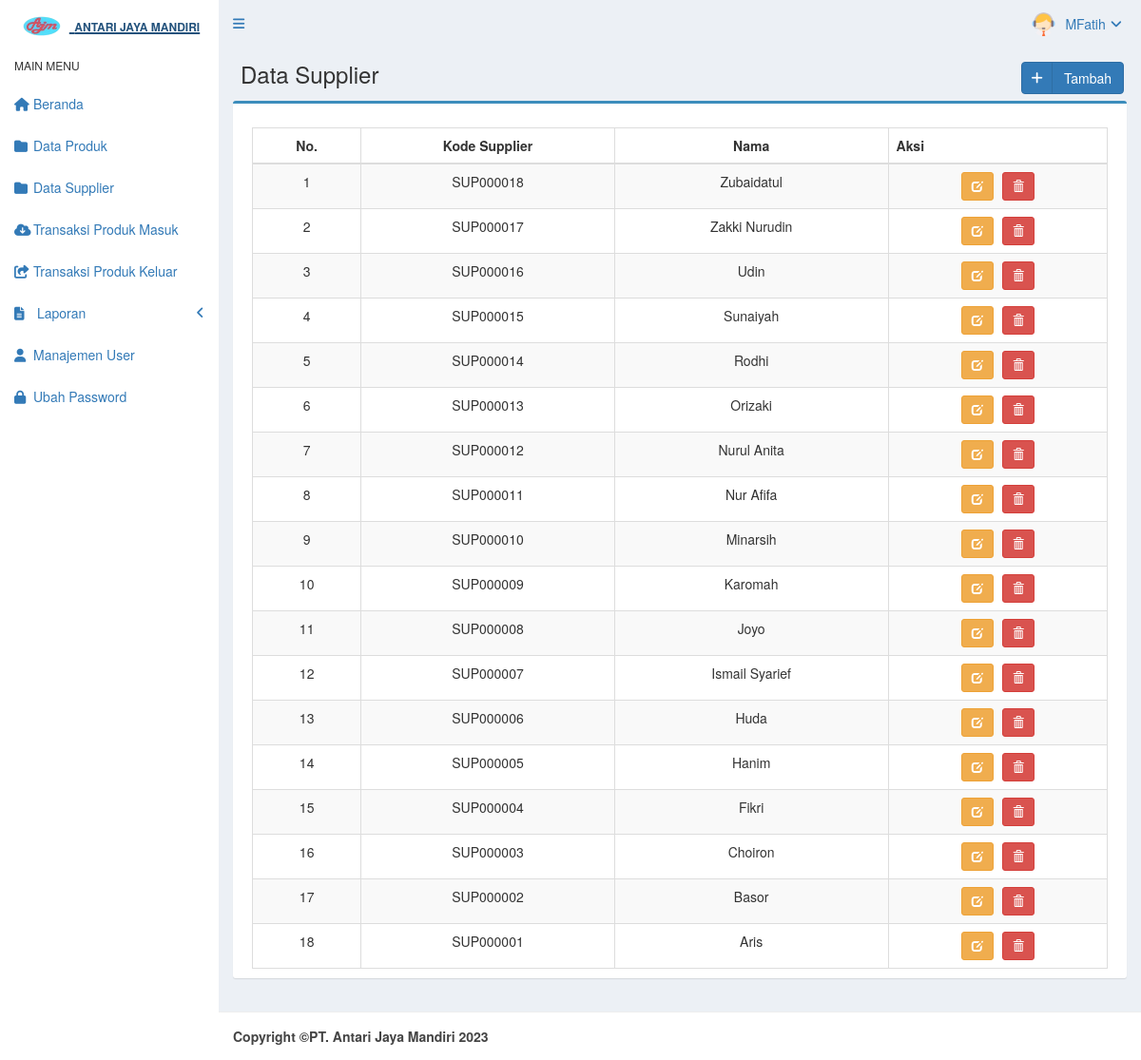
Screenshot of /main.php?module=supplier (signed in) with the database file from the repository.
### tables this page shows
CREATE TABLE `tb_user` (
  `id_user` int(5) NOT NULL,
  `username` varchar(50) NOT NULL,
  `password` varchar(50) NOT NULL,
  `nama_user` varchar(50) NOT NULL,
  `telepon` char(13) DEFAULT NULL,
  `foto` varchar(100) DEFAULT NULL,
  `hak_akses` enum('operasional','administrator','','') NOT NULL,
  `status` enum('aktif','blokir') NOT NULL DEFAULT 'aktif',
  `created_at` timestamp NOT NULL DEFAULT current_timestamp(),
  `updated_at` timestamp NOT NULL DEFAULT current_timestamp() ON UPDATE current_timestamp()
);

CREATE TABLE `tb_supplier` (
  `kd_supplier` char(9) NOT NULL DEFAULT '',
  `nama_supplier` varchar(50) NOT NULL,
  `alamat_supplier` varchar(50) NOT NULL,
  `no_hp` char(12) NOT NULL
);

### modules/supplier/view.php (the view, shortened to what this page needs)
<section class="content-header">
	<h1>
		<i class="fa fa-folder-o icon-title"></i>Data Supplier
		<a class="btn btn-primary btn-social pull-right" href="?module=form_supplier&form=add" title="Tambah Data" data-toggle="tooltip">
			<i class="fa fa-plus"></i>Tambah
		</a>
	</h1>
</section>
<section class="content">
	<div class="row">
		<div class="col-md-12">
			 <div class="box box-primary">
			 	<div class="box-body">
			 		<table id="dataTables1" class="table table-bordered table-striped table-hover">
			 			<thead>
			 				<tr>
			 					<th class="center">No.</th>
			 					<th class="center">Kode Supplier</th>
			 					<th class="center">Nama</th>
			 					<th>Aksi</th>
			 				</tr>
			 			</thead>
			 			<tbody>
			 				<?php
			 					$no=1;
			 					$query = mysqli_query($mysqli, "SELECT kd_supplier,nama_supplier,alamat_supplier,no_hp FROM tb_supplier ORDER BY kd_supplier DESC") or die('Ada kesalahan pada query tampil data supplier: '.mysqli_error($mysqli));
			 					while($data = mysqli_fetch_assoc($query)){
			 					echo "<tr>
			 							<td width='30' class='center'>$no</td>
			 							<td width='80' class='center'>$data[kd_supplier]</td>
			 							<td width='100' class='center'>$data[nama_supplier]</td>
			 							<td class='center' width='80'>
			 								<div>
			 									<a data-toggle='tooltip' data-placement='top' title='Ubah' style='margin-right:5px' class='btn btn-warning btn-sm' href='?module=form_supplier&form=edit&id=$data[kd_supplier]'>
			 										<i style='color:#fff' class='glyphicon glyphicon-edit'></i>
			 									</a>";
			 				 ?>
			 				 	<a data-toggle="tooltip" data-placement="top" title="Hapus" class="btn btn-danger btn-sm" href="modules/supplier/proses.php?act=delete&id=<?php echo $data['kd_supplier']; ?>" onclick="return confirm('Anda yakin ingin menghapus supplier <?php echo $data['nama_supplier']; ?> ?');">
			 				 		<i style="color:#fff" class="glyphicon glyphicon-trash"></i>
			 				 	</a>
			 				<?php
			 					echo "</div>
			 							</td>
			 						</tr>";
			 						$no++;
				 					}
			 				 ?>
			 			</tbody>
			 		</table>
			 	</div>
			 </div>
		</div>
	</div>
</section>

### main.php (shortened to what this page needs)
 <!DOCTYPE html>
 <html>
 <head>
    <link href="assets/css/AdminLTE.min.css" rel="stylesheet" type="text/css" />
    <link href="assets/css/style.css" rel="stylesheet" type="text/css" />
    <link href="assets/css/bootstrap.min.css" rel="stylesheet" type="text/css" />
    <link href="https://cdnjs.cloudflare.com/ajax/libs/font-awesome/6.5.1/css/all.min.css" rel="stylesheet" type="text/css" />
    <link href="https://cdn.datatables.net/1.13.7/css/dataTables.bootstrap5.min.css" rel="stylesheet" type="text/css" />
    <link href="https://cdnjs.cloudflare.com/ajax/libs/bootstrap-datepicker/1.10.0/css/bootstrap-datepicker.min.css" rel="stylesheet" type="text/css" />
    <link href="https://cdn.jsdelivr.net/npm/chosen-js@1.8.7/chosen.min.css" rel="stylesheet">
    <link href="https://cdnjs.cloudflare.com/ajax/libs/admin-lte/2.4.18/css/skins/skin-blue.css" rel="stylesheet" type="text/css" />
    <link href="https://cdnjs.cloudflare.com/ajax/libs/bootstrap-datepicker/1.10.0/css/bootstrap-datepicker3.min.css" rel="stylesheet" type="text/css" />
  </head>
 <body class="skin-blue fixed">
 	<div class="wrapper">
 		<header class="main-header">
 			<a href="?module=beranda" class="logo">
       <img style="margin-top:-1px;margin-right:5px" src="assets/img/ajm.png" width="48" alt="Logo">
 				<span style="font-size: 12px; font-weight:bold;">ANTARI JAYA MANDIRI</span>
 			</a>
 			<nav class="navbar navbar-static-top" role="navigation">
 				<a href="#" class="sidebar-toggle" data-toggle="offcanvas" role="button">
 				</a>
 				<div class="navbar-custom-menu">
 					<ul class="nav navbar-nav">
 						<?php include "top_menu.php" ?>
 					</ul>
 				</div>
 			</nav>
 		</header>
 		<aside class="main-sidebar">
 			<section class="sidebar">
 				<?php include "sidebar_menu.php" ?>
 			</section>
 		</aside>
 		<div class="content-wrapper">
 			<?php include "content.php" ?>
 		</div>
 		<footer class="main-footer">
 			<strong>Copyright &copy;PT. Antari Jaya Mandiri 2023</strong>
 		</footer>
 	</div>
  </body>
</html>

### top_menu.php (shortened to what this page needs)
<?php
	require_once "config/database.php";
	$query = mysqli_query($mysqli, "SELECT id_user, nama_user, foto, hak_akses FROM tb_user WHERE id_user='$_SESSION[id_user]'") or die('Ada Kesalahan pada query tampil User: '.mysql_error($mysqli));
	$data = mysqli_fetch_assoc($query);
 ?>
 <li class="dropdown user user-menu">
 	<a href="#" class="dropdown-toggle" data-toggle="dropdown">
 		<?php
 			if($data['foto']=="") { ?>
 			<img src="images/user/user-default.png" class="user-image" alt="user Image" />
 		<?php
 		}
 		else {?>
			<img src="images/user/<?php echo $data['foto']; ?>" class="user-image" alt="User Image" />
		<?php
		}
 		?>
 		<span class="hidden-xs"><?php echo $data['nama_user']; ?><i style="margin-left: 5px" class="fa fa-angle-down"></i></span>
 		</a>
 </li>

### sidebar_menu.php (shortened to what this page needs)
<?php
if($_SESSION['hak_akses']=='operasional') { ?>
		<ul class="sidebar-menu">
			<li class="header">MAIN MENU</li>
	<?php
		if ($_GET["module"]=="beranda") { ?>
			<li class="active">
				<a href="?module=beranda"><i class="fa fa-home"></i>Beranda</a>
			</li>
	<?php
		}
	else { ?>
		<li>
			<a href="?module=beranda"><i class="fa fa-home"></i>Beranda</a>
		</li>
	<?php
		}
	if($_GET["module"]=="barang" || $_GET["module"]=="form_barang") { ?>
		<li class="active">
			<a href="?module=barang"><i class="fa fa-folder"></i>Data Produk</a>
		</li>
	<?php
	}
	else { ?>
		<li>
			<a href="?module=barang"><i class="fa fa-folder"></i>Data Produk</a>
		</li>
	<?php
		}
	if($_GET["module"]=="supplier" || $_GET["module"]=="form_supplier") { ?>
		<li class="active">
			<a href="?module=supplier"><i class="fa fa-folder"></i>Data Supplier</a>
		</li>
	<?php
	}
	else { ?>
		<li>
			<a href="?module=supplier"><i class="fa fa-folder"></i>Data Supplier</a>
		</li>
	<?php
		}
	if($_GET["module"]=="barang_masuk" || $_GET["module"]=="form_barang_masuk") {?>
		<li class="active">
			<a href="?module=barang_masuk"><i class="fa fa-cloud-download"></i>Transaksi Produk Masuk</a>
		</li>
	<?php
		}
	else { ?>
		<li>
			<a href="?module=barang_masuk"><i class="fa fa-cloud-download"></i>Transaksi Produk Masuk</a>
		</li>
	<?php
	}
	if($_GET["module"]=="barang_keluar" || $_GET["module"]=="form_barang_keluar") {?>
		<li class="active">
			<a href="?module=barang_keluar"><i class="fa fa-share-square"></i>Transaksi Produk Keluar</a>
		</li>
	<?php
		}
	else { ?>
		<li>
			<a href="?module=barang_keluar"><i class="fa fa-share-square"></i>Transaksi Produk Keluar</a>
		</li>
	<?php
	}
	if($_GET["module"]=="lap_stok"){?>
		<li class="active treeview">
			<a href="javascript:void(0);">
				<i class="fa fa-file-text"></i><span>Laporan</span><i class="fa fa-angle-left pull-right"></i>
			</a>
				<ul class="treeview-menu">
					<li class="active"><a href="?module=lap_stok"><i class="fa fa-circle-o"></i>Stok Produk</a>
					</li>
					<li><a href="?module=lap_barang_masuk"><i class="fa fa-circle-o"></i>Produk Masuk</a></li>
					<li><a href="?module=lap_barang_keluar"><i class="fa fa-circle-o"></i>Produk Keluar</a></li>
				</ul>
		</li>
	<?php
	 }
	 elseif($_GET["module"]=="lap_barang_masuk"){?>
	 	<li class="active treeview">
	 		<a href="javascript:void(0);">
	 			<i class="fa fa-file-text"></i><span>Laporan</span><i class="fa fa-angle-left pull-right"></i>
	 		</a>
	 			<ul class="treeview-menu">
	 				<li><a href="?module=lap_stok"><i class="fa fa-circle-o"></i>Stok Produk</a></li>
	 				<li class="active"><a href="?module=lap_barang_masuk"><i class="fa fa-circle-o"></i>Produk Masuk</a></li>
	 				<li><a href="?module=lap_barang_keluar"><i class="fa fa-circle-o"></i>Produk Keluar</a></li>
	 			</ul>
	 	</li>
	 <?php
	 }
	 elseif($_GET["module"]=="lap_barang_keluar"){?>
	 	<li class="active treeview">
	 		<a href="javascript:void(0);">
	 			<i class="fa fa-file-text"></i><span>Laporan</span><i class="fa fa-angle-left pull-right"></i>
	 		</a>
	 			<ul class="treeview-menu">
	 				<li><a href="?module=lap_stok"><i class="fa fa-circle-o"></i>Stok Produk</a></li>
	 				<li><a href="?module=lap_barang_masuk"><i class="fa fa-circle-o"></i>Produk Masuk</a></li>
	 				<li class="active"><a href="?module=lap_barang_keluar"><i class="fa fa-circle-o"></i>Produk Keluar</a></li>
	 			</ul>
	 	</li>
	 <?php
	 }
	 else{ ?>
	 	<li class="treeview">
	 		<a href="javascript:void(0);">
	 			<i class="fa fa-file-text"></i> <span>Laporan</span><i class="fa fa-angle-left pull-right"></i>
	 		</a>
	 		<ul class="treeview-menu">
	 			<li><a href="?module=lap_stok"><i class="fa fa-circle-o"></i>Stok Produk</a></li>
	 			<li><a href="?module=lap_barang_masuk"><i class="fa fa-circle-o"></i>Produk Masuk</a></li>
	 			<li><a href="?module=lap_barang_keluar"><i class="fa fa-circle-o"></i>Produk Keluar</a></li>
	 		</ul>
	 	</li>
	 <?php
	}
}
elseif($_SESSION['hak_akses']=='administrator') { ?>
		<ul class="sidebar-menu">
			<li class="header">MAIN MENU</li>
			<?php
				if($_GET["module"]=="beranda") {?>
					<li class="active">
						<a href="?module=beranda"><i class="fa fa-home"></i>Beranda</a>
					</li>
			<?php
			}
			else {?>
				<li>
					<a href="?module=beranda"><i class="fa fa-home"></i>Beranda</a>
				</li>
			<?php
			}
			if($_GET["module"]=="barang" || $_GET["module"]=="form_barang") { ?>
				<li class="active">
					<a href="?module=barang"><i class="fa fa-folder"></i>Data Produk</a>
				</li>
			<?php
			}
			else { ?>
				<li>
					<a href="?module=barang"><i class="fa fa-folder"></i>Data Produk</a>
				</li>
			<?php
				}
			if($_GET["module"]=="supplier" || $_GET["module"]=="form_supplier") { ?>
				<li class="active">
					<a href="?module=supplier"><i class="fa fa-folder"></i>Data Supplier</a>
				</li>
			<?php
			}
			else { ?>
				<li>
					<a href="?module=supplier"><i class="fa fa-folder"></i>Data Supplier</a>
				</li>
			<?php
				}
			if($_GET["module"]=="barang_masuk" || $_GET["module"]=="form_barang_masuk") {?>
				<li class="active">
					<a href="?module=barang_masuk"><i class="fa fa-cloud-download"></i>Transaksi Produk Masuk</a>
				</li>
			<?php
				}
			else { ?>
				<li>
					<a href="?module=barang_masuk"><i class="fa fa-cloud-download"></i>Transaksi Produk Masuk</a>
				</li>
			<?php
			}
			if($_GET["module"]=="barang_keluar" || $_GET["module"]=="form_barang_keluar") {?>
				<li class="active">
					<a href="?module=barang_keluar"><i class="fa fa-share-square"></i>Transaksi Produk Keluar</a>
				</li>
			<?php
				}
			else { ?>
				<li>
					<a href="?module=barang_keluar"><i class="fa fa-share-square"></i>Transaksi Produk Keluar</a>
				</li>
			<?php
			}
			if($_GET["module"]=="lap_stok"){?>
				<li class="active treeview">
					<a href="javascript:void(0);">
						<i class="fa fa-file-text"></i><span>Laporan</span><i class="fa fa-angle-left pull-right"></i>
					</a>
						<ul class="treeview-menu">
							<li class="active"><a href="?module=lap_stok"><i class="fa fa-circle-o"></i>Stok Produk</a>
							</li>
							<li><a href="?module=lap_barang_masuk"><i class="fa fa-circle-o"></i>Produk Masuk</a></li>
							<li><a href="?module=lap_barang_keluar"><i class="fa fa-circle-o"></i>Produk Keluar</a></li>
						</ul>
				</li>
			<?php
			}
			else{ ?>
				<li class="treeview">
					<a href="javascript:void(0);">
						<i class="fa fa-file-text"></i> <span>Laporan</span><i class="fa fa-angle-left pull-right"></i>
					</a>
				</li>
			<?php
			}
			if($_GET["module"]=="user" || $_GET["module"]=="form_user"){?>
				<li class="active">
					<a href="?module=user"><i class="fa fa-user"></i>Manajemen User</a>
				</li>
			<?php
			}
			else{ ?>
				<li>
					<a href="?module=user"><i class="fa fa-user"></i>Manajemen User</a>
				</li>
			<?php
			}
			if($_GET["module"]=="password"){?>
				<li class="active">
					<a href="?module=password"><i class="fa fa-lock"></i>Ubah Password</a>
				</li>
			<?php
				}
			else { ?>
				<li>
					<a href="?module=password"><i class="fa fa-lock"></i>Ubah Password</a>
				</li>
			<?php
				}
			 ?>
	</ul>
<?php
}
?>

### content.php (shortened to what this page needs)
<?php
if(empty($_SESSION['username']) && empty($_SESSION['password'])) {
	echo "<meta http-equiv='refresh' content='0; url=index.php?alert=1'>";
}
else {
	if($_GET['module'] == 'beranda') {
		include "modules/beranda/view.php";
	}
	elseif($_GET['module'] == 'barang'){
		include "modules/barang/view.php";
	}
	elseif($_GET['module'] == 'form_barang'){
		include "modules/barang/form.php";
	}
	elseif($_GET['module'] == 'barang_masuk'){
		include "modules/barang_masuk/view.php";
	}
	elseif($_GET['module'] == 'form_barang_masuk'){
		include "modules/barang_masuk/form.php";
	}
	elseif($_GET['module'] == 'barang_keluar'){
		include "modules/barang_keluar/view.php";
	}
	elseif($_GET['module'] == 'form_barang_keluar'){
		include "modules/barang_keluar/form.php";
	}
	elseif($_GET['module'] == 'supplier'){
		include "modules/supplier/view.php";
	}
	elseif($_GET['module']=='form_supplier'){
		include "modules/supplier/form.php";
	}
	elseif($_GET['module'] == 'lap_stok'){
		include "modules/lap_stok/view.php";
	}
	elseif($_GET['module'] == 'lap_barang_masuk'){
		include "modules/lap_barang_masuk/view.php";
	}
	elseif($_GET['module'] == 'lap_barang_keluar'){
		include "modules/lap_barang_keluar/view.php";
	}
	elseif($_GET['module'] == 'user'){
		include "modules/user/view.php";
	}
	elseif($_GET['module'] == 'form_user'){
	include "modules/user/form.php";
	}
	elseif($_GET['module'] == 'profil'){
		include "modules/profil/view.php";
	}
	elseif($_GET['module'] == 'form_profil'){
		include "modules/profil/form.php";
	}
	elseif($_GET['module'] == 'password'){
		include "modules/password/view.php";
	}
}
 ?>

### assets/css/style.css (style rules this page uses)
.btn-social *:first-child { border-right: 1px solid rgba(0, 0, 0, 0.1); bottom: 0; font-size: 1em !important; left: 0; line-height: 32px !important; position: absolute; text-align: center; top: 0; width: 32px !important; }
.content-header { padding: 15px 18px 0; position: relative; }
.center { text-align:center; }
body { background-color: #fff; color: #333; font-size: 15px; line-height: 1.42857; }

### rows the page displays
tb_user: foto (picture), nama_user "MFatih"
tb_supplier: kd_supplier "SUP000018", nama_supplier "Zubaidatul"
tb_supplier: kd_supplier "SUP000017", nama_supplier "Zakki Nurudin"
tb_supplier: kd_supplier "SUP000016", nama_supplier "Udin"
tb_supplier: kd_supplier "SUP000015", nama_supplier "Sunaiyah"
tb_supplier: kd_supplier "SUP000014", nama_supplier "Rodhi"
tb_supplier: kd_supplier "SUP000013", nama_supplier "Orizaki"
tb_supplier: kd_supplier "SUP000012", nama_supplier "Nurul Anita"
tb_supplier: kd_supplier "SUP000011", nama_supplier "Nur Afifa"
tb_supplier: kd_supplier "SUP000010", nama_supplier "Minarsih"
tb_supplier: kd_supplier "SUP000009", nama_supplier "Karomah"
tb_supplier: kd_supplier "SUP000008", nama_supplier "Joyo"
tb_supplier: kd_supplier "SUP000007", nama_supplier "Ismail Syarief"
tb_supplier: kd_supplier "SUP000006", nama_supplier "Huda"
tb_supplier: kd_supplier "SUP000005", nama_supplier "Hanim"
tb_supplier: kd_supplier "SUP000004", nama_supplier "Fikri"
tb_supplier: kd_supplier "SUP000003", nama_supplier "Choiron"
tb_supplier: kd_supplier "SUP000002", nama_supplier "Basor"
tb_supplier: kd_supplier "SUP000001", nama_supplier "Aris"
